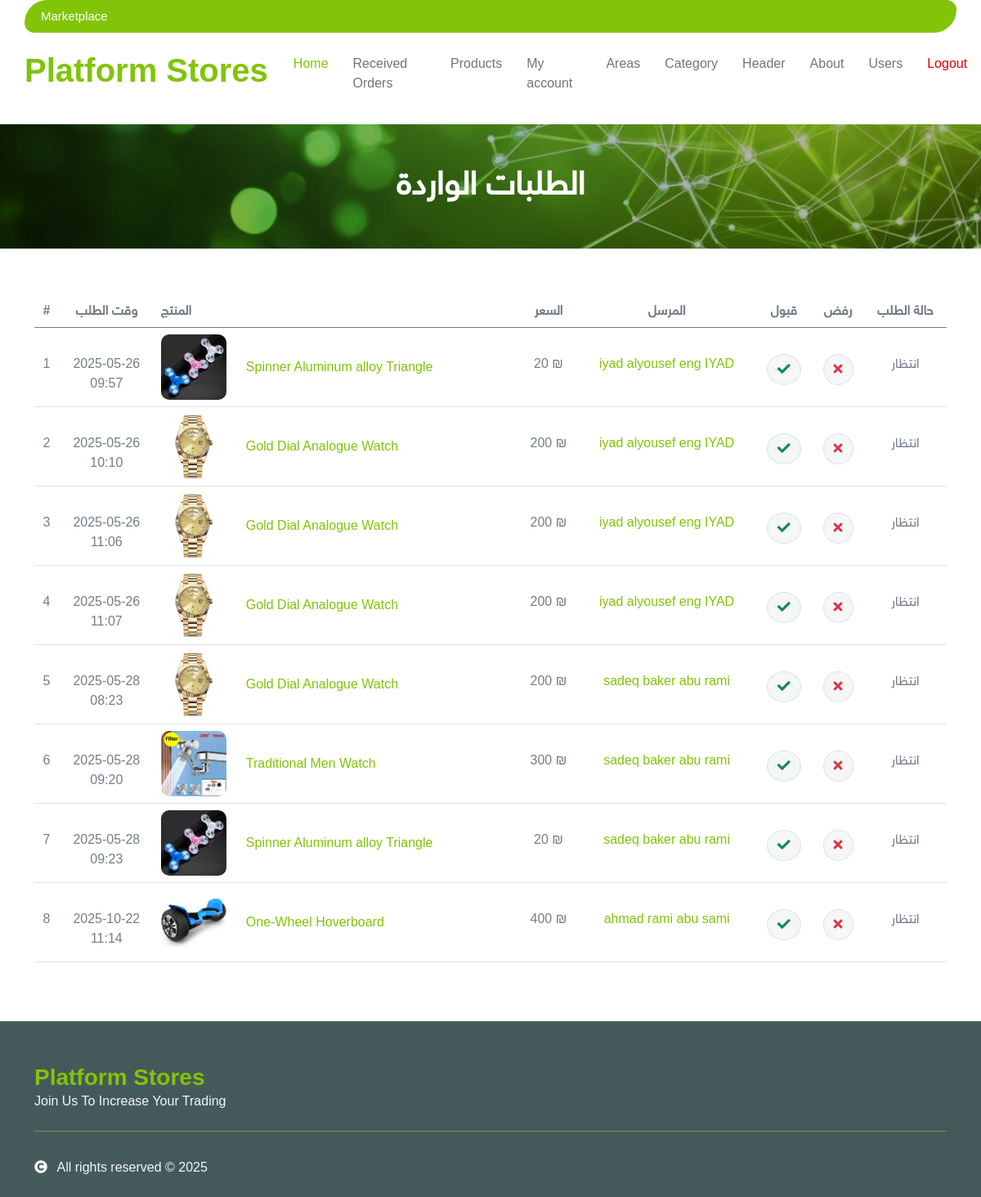
Screenshot of /received_orders.php (signed in) with the database file from the repository.
### tables this page shows
CREATE TABLE `orders_list` (
  `id` int UNSIGNED NOT NULL,
  `sent_datetime` datetime DEFAULT CURRENT_TIMESTAMP,
  `product_id` int DEFAULT NULL,
  `by_user_id` int DEFAULT NULL,
  `client_response` int DEFAULT '0' COMMENT '0.wait 1.accept 2.reject',
  `amount` int DEFAULT NULL,
  `is_canceled_row` tinyint DEFAULT '0'
);

CREATE TABLE `products` (
  `id` int NOT NULL,
  `publish_datetime` datetime NOT NULL DEFAULT CURRENT_TIMESTAMP,
  `title` varchar(200) DEFAULT NULL,
  `img` varchar(50) DEFAULT NULL,
  `price` float DEFAULT NULL,
  `description` mediumtext,
  `category_id` int DEFAULT NULL,
  `by_user_id` int DEFAULT NULL,
  `brand_copy` int DEFAULT NULL COMMENT '1.brand 2.copy',
  `is_canceled_row` tinyint NOT NULL DEFAULT '0'
);

### received_orders.php (the view, shortened to what this page needs)
<?php
include "header.php";
?>
<div class="container-fluid page-header py-5">
    <h1 class="text-center text-white display-6">الطلبات الواردة</h1>
</div>
<br><br>
<div class="container-fluid py-1">
    <div class="container py-1">
        <div class="table-responsive">
            <table class="table" dir="ltr">
                <thead>
                  <tr>
                    <th class="text-center" scope="col">#</th>
                    <th class="text-center" scope="col">وقت الطلب</th>
                    <th scope="col">المنتج</th>
                    <th class="text-center" scope="col">السعر</th>
                    <th class="text-center" scope="col">المرسل</th>
                    <th class="text-center" scope="col">قبول</th>
                    <th class="text-center" scope="col">رفض</th>
                    <th class="text-center" scope="col">حالة الطلب</th>
                  </tr>
                </thead>
                <tbody>
                  <?php
                  if($_SESSION['user_role_account']==1)$sql="SELECT orders_list.id as order_id,orders_list.by_user_id as set_by_user_id,orders_list.sent_datetime as order_sent_datetime,orders_list.client_response,products.*,concat(fullname,' ',nickname) AS user_name FROM orders_list LEFT JOIN products ON products.id=orders_list.product_id LEFT JOIN users ON users.id=orders_list.by_user_id WHERE 1 AND orders_list.is_canceled_row=0";
                  $query = mysqli_query($connect, $sql);
                  $row_No=0;
                  while($row = mysqli_fetch_array($query))
                  {
                    $row_No+=1;
                  ?>
                    <tr>
                        <td class="text-center">
                            <p class="mb-0 mt-4"><?php echo $row_No;?></p>
                        </td>
                        <td class="text-center">
                            <p class="mb-0 mt-4 "><?php echo date("Y-m-d",strtotime($row['order_sent_datetime']));?><br><?php echo date("H:i",strtotime($row['order_sent_datetime']));?></p>
                        </td>
                        <td class="text-center">
                            <div class="d-flex align-items-center">
                                <img src="uploads/<?php echo $row['img'];?>" class="img-fluid mp-5 rounded" style="width: 80px; height: 80px;" alt="" alt="">
                                <p class="m-4 mt-4"><a href="product_details.php?product_id=<?php echo $row['id'];?>"><?php echo $row['title'];?></a></p>
                            </div>
                        </td>
                        <td class="text-center">
                            <p class="mb-0 mt-4"><?php echo $row['price'];?> ₪</p>
                        </td>
                        <td class="text-center">
                            <p class="mb-0 mt-4"><a href="show_profile.php?user_id=<?php echo $row['set_by_user_id'];?>"><?php echo $row['user_name'];?></a></p>
                        </td>
                        <td class="text-center">
                            <button onclick="send_response(this,1,<?php echo $row['order_id'];?>)" class="btn btn-md rounded-circle bg-light border mt-4" >
                                <i class="fa fa-check text-success"></i>
                            </button>
                        </td>
                        <td class="text-center">
                            <button onclick="send_response(this,2,<?php echo $row['order_id'];?>)" class="btn btn-md rounded-circle bg-light border mt-4" >
                                <i class="fa fa-times text-danger"></i>
                            </button>
                        </td>
                        <td class="text-center">
                            <p class="mb-0 mt-4"><?php echo array(0=>"انتظار",1=>"قمت بالموافقة",2=>"قمت بالرفض")[intval($row['client_response'])];?> </p>
                        </td>
                    </tr>
                   <?php
                   }
                   ?>
                </tbody>
            </table>
        </div>
    </div>
</div>
<?php
include "footer.php";
?>

### assets/css/style.css (style rules this page uses)
.btn { font-weight: 600; transition: .5s; }
.page-header { position: relative; background: linear-gradient(rgba(0, 0, 0, 0.3), rgba(0, 0, 0, 0.3)), url(../img/header-img.jpg); background-position: center center; background-repeat: no-repeat; background-size: cover; }
@media (min-width: 992px) { .hero-header, .page-header { margin-top: 152px !important; } }

### rows the page displays
orders_list: sent_datetime "2025-05-26", sent_datetime "09:57", product.img (picture), product.title "Spinner Aluminum alloy Triangle", product.price "20", user_name "iyad alyousef eng IYAD", client_response "انتظار"
orders_list: sent_datetime "2025-05-26", sent_datetime "10:10", product.img (picture), product.title "Gold Dial Analogue Watch", product.price "200", user_name "iyad alyousef eng IYAD", client_response "انتظار"
orders_list: sent_datetime "2025-05-26", sent_datetime "11:06", product.img (picture), product.title "Gold Dial Analogue Watch", product.price "200", user_name "iyad alyousef eng IYAD", client_response "انتظار"
orders_list: sent_datetime "2025-05-26", sent_datetime "11:07", product.img (picture), product.title "Gold Dial Analogue Watch", product.price "200", user_name "iyad alyousef eng IYAD", client_response "انتظار"
orders_list: sent_datetime "2025-05-28", sent_datetime "08:23", product.img (picture), product.title "Gold Dial Analogue Watch", product.price "200", user_name "sadeq baker abu rami", client_response "انتظار"
orders_list: sent_datetime "2025-05-28", sent_datetime "09:20", product.img (picture), product.title "Traditional Men Watch", product.price "300", user_name "sadeq baker abu rami", client_response "انتظار"
orders_list: sent_datetime "2025-05-28", sent_datetime "09:23", product.img (picture), product.title "Spinner Aluminum alloy Triangle", product.price "20", user_name "sadeq baker abu rami", client_response "انتظار"
orders_list: sent_datetime "2025-10-22", sent_datetime "11:14", product.img (picture), product.title "One-Wheel Hoverboard", product.price "400", user_name "ahmad rami abu sami", client_response "انتظار"
